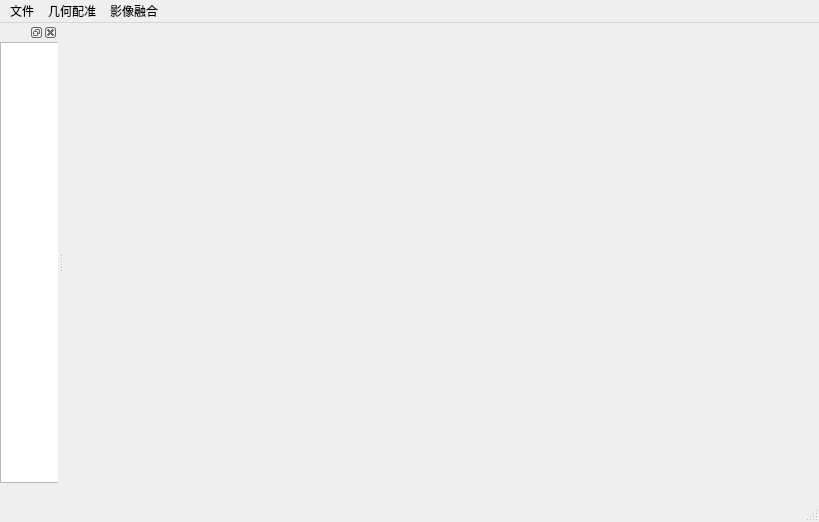
<?xml version="1.0" encoding="UTF-8"?>
<ui version="4.0">
 <class>MainWindow</class>
 <widget class="QMainWindow" name="MainWindow">
  <property name="geometry">
   <rect>
    <x>0</x>
    <y>0</y>
    <width>819</width>
    <height>522</height>
   </rect>
  </property>
  <property name="windowTitle">
   <string>MainWindow</string>
  </property>
  <widget class="QWidget" name="centralwidget">
   <widget class="QWidget" name="horizontalLayoutWidget_2">
    <property name="geometry">
     <rect>
      <x>9</x>
      <y>29</y>
      <width>681</width>
      <height>431</height>
     </rect>
    </property>
    <layout class="QHBoxLayout" name="horizontalLayout_2"/>
   </widget>
  </widget>
  <widget class="QMenuBar" name="menubar">
   <property name="geometry">
    <rect>
     <x>0</x>
     <y>0</y>
     <width>819</width>
     <height>33</height>
    </rect>
   </property>
   <widget class="QMenu" name="menu">
    <property name="title">
     <string>文件</string>
    </property>
    <widget class="QMenu" name="menuImportImage">
     <property name="title">
      <string>导入影像</string>
     </property>
     <addaction name="actionImportPanchromatic"/>
     <addaction name="actionImportMultispectral"/>
     <addaction name="actionImportBatch"/>
    </widget>
    <widget class="QMenu" name="menuExportResult">
     <property name="title">
      <string>导出结果</string>
     </property>
     <addaction name="actionExportRegisteredImage"/>
     <addaction name="actionExportFusedImage"/>
     <addaction name="actionExportDetectionResult"/>
     <addaction name="separator"/>
     <addaction name="actionExportWithSettings"/>
     <addaction name="actionBatchExportSettings"/>
    </widget>
    <widget class="QMenu" name="menuRecentProjects">
     <property name="title">
      <string>最近工程</string>
     </property>
     <addaction name="actionRecent1"/>
     <addaction name="actionRecent2"/>
    </widget>
    <addaction name="actionNewProject"/>
    <addaction name="actionOpenProject"/>
    <addaction name="actionSaveProject"/>
    <addaction name="actionSaveAs"/>
    <addaction name="separator"/>
    <addaction name="menuImportImage"/>
    <addaction name="menuExportResult"/>
    <addaction name="menuRecentProjects"/>
   </widget>
   <widget class="QMenu" name="menuGeometricRegistration">
    <property name="title">
     <string>几何配准</string>
    </property>
    <addaction name="actionManualRegistration"/>
    <addaction name="separator"/>
    <addaction name="actionControlPointManager"/>
    <addaction name="actionRegistrationSettings"/>
   </widget>
   <widget class="QMenu" name="menu_3">
    <property name="title">
     <string>影像融合</string>
    </property>
    <addaction name="actionImageFusionSettings"/>
    <addaction name="actionPCAFusion"/>
    <addaction name="actionIHSFusion"/>
   </widget>
   <addaction name="menu"/>
   <addaction name="menuGeometricRegistration"/>
   <addaction name="menu_3"/>
  </widget>
  <widget class="QStatusBar" name="statusbar"/>
  <widget class="QDockWidget" name="dockWidget">
   <attribute name="dockWidgetArea">
    <number>1</number>
   </attribute>
   <widget class="QWidget" name="dockWidgetContents_2">
    <widget class="QListWidget" name="imageListWidget">
     <property name="geometry">
      <rect>
       <x>0</x>
       <y>0</y>
       <width>121</width>
       <height>441</height>
      </rect>
     </property>
    </widget>
   </widget>
  </widget>
  <action name="actionImportPanchromatic">
   <property name="text">
    <string>导入全色影像</string>
   </property>
   <property name="menuRole">
    <enum>QAction::MenuRole::NoRole</enum>
   </property>
  </action>
  <action name="actionImportMultispectral">
   <property name="text">
    <string>导入多光谱影像</string>
   </property>
   <property name="menuRole">
    <enum>QAction::MenuRole::NoRole</enum>
   </property>
  </action>
  <action name="actionImportBatch">
   <property name="text">
    <string>批量导入</string>
   </property>
   <property name="menuRole">
    <enum>QAction::MenuRole::NoRole</enum>
   </property>
  </action>
  <action name="actionNewProject">
   <property name="text">
    <string>新建工程(&amp;N)</string>
   </property>
   <property name="toolTip">
    <string>创建一个新的遥感工程</string>
   </property>
   <property name="shortcut">
    <string>Ctrl+N</string>
   </property>
   <property name="menuRole">
    <enum>QAction::MenuRole::NoRole</enum>
   </property>
  </action>
  <action name="actionOpenProject">
   <property name="text">
    <string>打开工程(&amp;O)</string>
   </property>
   <property name="shortcut">
    <string>Ctrl+O</string>
   </property>
   <property name="menuRole">
    <enum>QAction::MenuRole::NoRole</enum>
   </property>
  </action>
  <action name="actionSaveProject">
   <property name="text">
    <string>保存工程(&amp;S)</string>
   </property>
   <property name="shortcut">
    <string>Ctrl+S</string>
   </property>
   <property name="menuRole">
    <enum>QAction::MenuRole::NoRole</enum>
   </property>
  </action>
  <action name="actionSaveAs">
   <property name="text">
    <string>另存为(&amp;A)</string>
   </property>
   <property name="shortcut">
    <string>Ctrl+Shift+S</string>
   </property>
   <property name="menuRole">
    <enum>QAction::MenuRole::NoRole</enum>
   </property>
  </action>
  <action name="actionExportRegisteredImage">
   <property name="text">
    <string>导出配准影像(&amp;R)</string>
   </property>
   <property name="menuRole">
    <enum>QAction::MenuRole::NoRole</enum>
   </property>
  </action>
  <action name="actionExportFusedImage">
   <property name="text">
    <string>导出融合影像(&amp;F)</string>
   </property>
   <property name="menuRole">
    <enum>QAction::MenuRole::NoRole</enum>
   </property>
  </action>
  <action name="actionExportDetectionResult">
   <property name="text">
    <string>导出检测结果(&amp;D)</string>
   </property>
   <property name="menuRole">
    <enum>QAction::MenuRole::NoRole</enum>
   </property>
  </action>
  <action name="actionRecent1">
   <property name="text">
    <string>1. project1.rsp</string>
   </property>
   <property name="menuRole">
    <enum>QAction::MenuRole::NoRole</enum>
   </property>
  </action>
  <action name="actionRecent2">
   <property name="text">
    <string>2. project2.rsp</string>
   </property>
   <property name="menuRole">
    <enum>QAction::MenuRole::NoRole</enum>
   </property>
  </action>
  <action name="actionExportWithSettings">
   <property name="text">
    <string>自定义导出设置(&amp;S)</string>
   </property>
   <property name="shortcut">
    <string>Ctrl+E</string>
   </property>
   <property name="menuRole">
    <enum>QAction::MenuRole::NoRole</enum>
   </property>
  </action>
  <action name="actionBatchExportSettings">
   <property name="text">
    <string>批量导出设置(&amp;B)</string>
   </property>
   <property name="shortcut">
    <string>Ctrl+Shift+E</string>
   </property>
   <property name="menuRole">
    <enum>QAction::MenuRole::NoRole</enum>
   </property>
  </action>
  <action name="actionManualRegistration">
   <property name="text">
    <string>手动配准(&amp;M)</string>
   </property>
   <property name="menuRole">
    <enum>QAction::MenuRole::NoRole</enum>
   </property>
  </action>
  <action name="actionControlPointManager">
   <property name="text">
    <string>控制点管理(&amp;C)</string>
   </property>
   <property name="menuRole">
    <enum>QAction::MenuRole::NoRole</enum>
   </property>
  </action>
  <action name="actionRegistrationSettings">
   <property name="text">
    <string>配准设置(&amp;S)</string>
   </property>
   <property name="menuRole">
    <enum>QAction::MenuRole::NoRole</enum>
   </property>
  </action>
  <action name="actionImageFusionSettings">
   <property name="text">
    <string>影像融合设置</string>
   </property>
   <property name="menuRole">
    <enum>QAction::MenuRole::NoRole</enum>
   </property>
  </action>
  <action name="actionPCAFusion">
   <property name="text">
    <string>PCA融合</string>
   </property>
   <property name="menuRole">
    <enum>QAction::MenuRole::NoRole</enum>
   </property>
  </action>
  <action name="actionIHSFusion">
   <property name="text">
    <string>IHS融合</string>
   </property>
   <property name="menuRole">
    <enum>QAction::MenuRole::NoRole</enum>
   </property>
  </action>
 </widget>
 <resources/>
 <connections/>
</ui>
